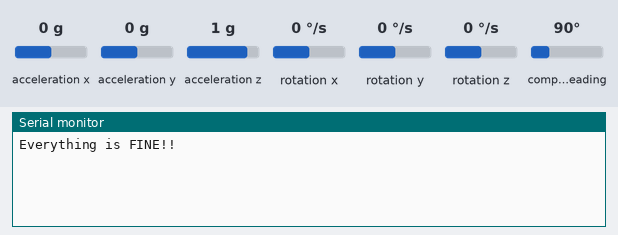
Simulated run of this sketch. Board: Arduino Nano 33 BLE. Shown: the last lines printed to the serial monitor. The test bench sets the inputs (shaded band); at power-on: acceleration z 1 g, acceleration x 0 g, acceleration y 0 g, rotation x 0 °/s, rotation y 0 °/s, rotation z 0 °/s, compass heading 90°. Storage starts empty.

Above: at 1.2 s.
1.3 s: acceleration z set to -1.4 g
At 1.52 s:
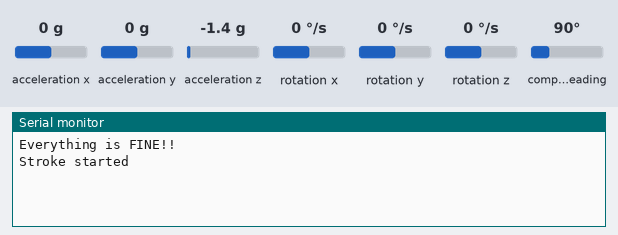
At 2.8 s:
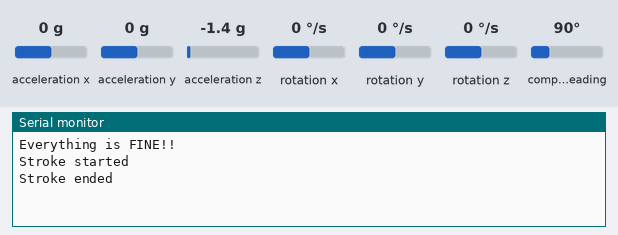

The sketch:

WrokingStrokesCodeForSDCard.ino
```cpp
#include <SPI.h>
#include <SD.h>
#include <Arduino_LSM9DS1.h>

const int chipSelect = 10; // name of the pin
const float t = 0.5;
float gravity[3] = {0, 0, 0};
float linear_acceleration[3] = {0, 0, 0};
File dataFile;

bool strokeInProgress = false;
unsigned long strokeStartTime = 0;
unsigned long strokeEndTime = 0;
float strokeThreshold = 1.5; // Define a threshold to detect strokes

void setup() {
  Serial.begin(1000000);

  if (!SD.begin(chipSelect)) {
    Serial.println("The initialization of the SD card failed!");
    return;
  }

  if (!IMU.begin()) {
    Serial.println("The initialization of the IMU sensor failed!");
    return;
  }
  Serial.println("Everything is FINE!!");
}

void loop() {
  float accX, accY, accZ;
  float magX, magY, magZ;
  float gyroX, gyroY, gyroZ;

  if (IMU.accelerationAvailable() && IMU.magneticFieldAvailable() && IMU.gyroscopeAvailable()) {
    IMU.readAcceleration(accX, accY, accZ);
    IMU.readMagneticField(magX, magY, magZ);
    IMU.readGyroscope(gyroX, gyroY, gyroZ);

    float sampleRate = IMU.accelerationSampleRate();
    if (sampleRate <= 0) return; // Prevent division by zero
    float dT = 1.0 / sampleRate;
    float alpha = t / (t + dT);

    gravity[0] = alpha * gravity[0] + (1 - alpha) * accX;
    gravity[1] = alpha * gravity[1] + (1 - alpha) * accY;
    gravity[2] = alpha * gravity[2] + (1 - alpha) * accZ;

    linear_acceleration[0] = accX - gravity[0];
    linear_acceleration[1] = accY - gravity[1];
    linear_acceleration[2] = accZ - gravity[2];

    // Calculate the magnitude of the linear acceleration to detect movements
    float accMagnitude = sqrt(linear_acceleration[0] * linear_acceleration[0] +
                              linear_acceleration[1] * linear_acceleration[1] +
                              linear_acceleration[2] * linear_acceleration[2]);

    // Detect stroke start
    if (accMagnitude > strokeThreshold && !strokeInProgress) {
      strokeInProgress = true;
      strokeStartTime = millis();  // Record stroke start time
      Serial.println("Stroke started");

      // Open file and write the start of the stroke
      dataFile = SD.open("testing.txt", FILE_WRITE);
      if (dataFile) {
        dataFile.print("Stroke Start, Time: ");
        dataFile.println(strokeStartTime);
        dataFile.close();
      } else {
        Serial.println("Failed to open file for writing stroke start");
      }
    }

    // Detect stroke end
    if (accMagnitude < strokeThreshold && strokeInProgress) {
      strokeInProgress = false;
      strokeEndTime = millis();  // Record stroke end time
      Serial.println("Stroke ended");

      // Open file and write the end of the stroke
      dataFile = SD.open("testing.txt", FILE_WRITE);
      if (dataFile) {
        dataFile.print("Stroke End, Time: ");
        dataFile.println(strokeEndTime);
        dataFile.close();
      } else {
        Serial.println("Failed to open file for writing stroke end");
      }
    }

    // Log other sensor data to the file
    dataFile = SD.open("testing.txt", FILE_WRITE);
    if (dataFile) {
      dataFile.print(linear_acceleration[0]);
      dataFile.print(",");
      dataFile.print(linear_acceleration[1]);
      dataFile.print(",");
      dataFile.print(linear_acceleration[2]);
      dataFile.print(",");
      dataFile.print(magX);
      dataFile.print(",");
      dataFile.print(magY);
      dataFile.print(",");
      dataFile.print(magZ);
      dataFile.print(",");
      dataFile.print(gyroX);
      dataFile.print(",");
      dataFile.print(gyroY);
      dataFile.print(",");
      dataFile.println(gyroZ); // Ensure new line at the end
      dataFile.close();
    } else {
      Serial.println("Failed to open file for writing sensor data");
    }
  }
}
```

Measured:
- after the input at 1.3 s, the serial monitor: prints a new line at once (image 1)
